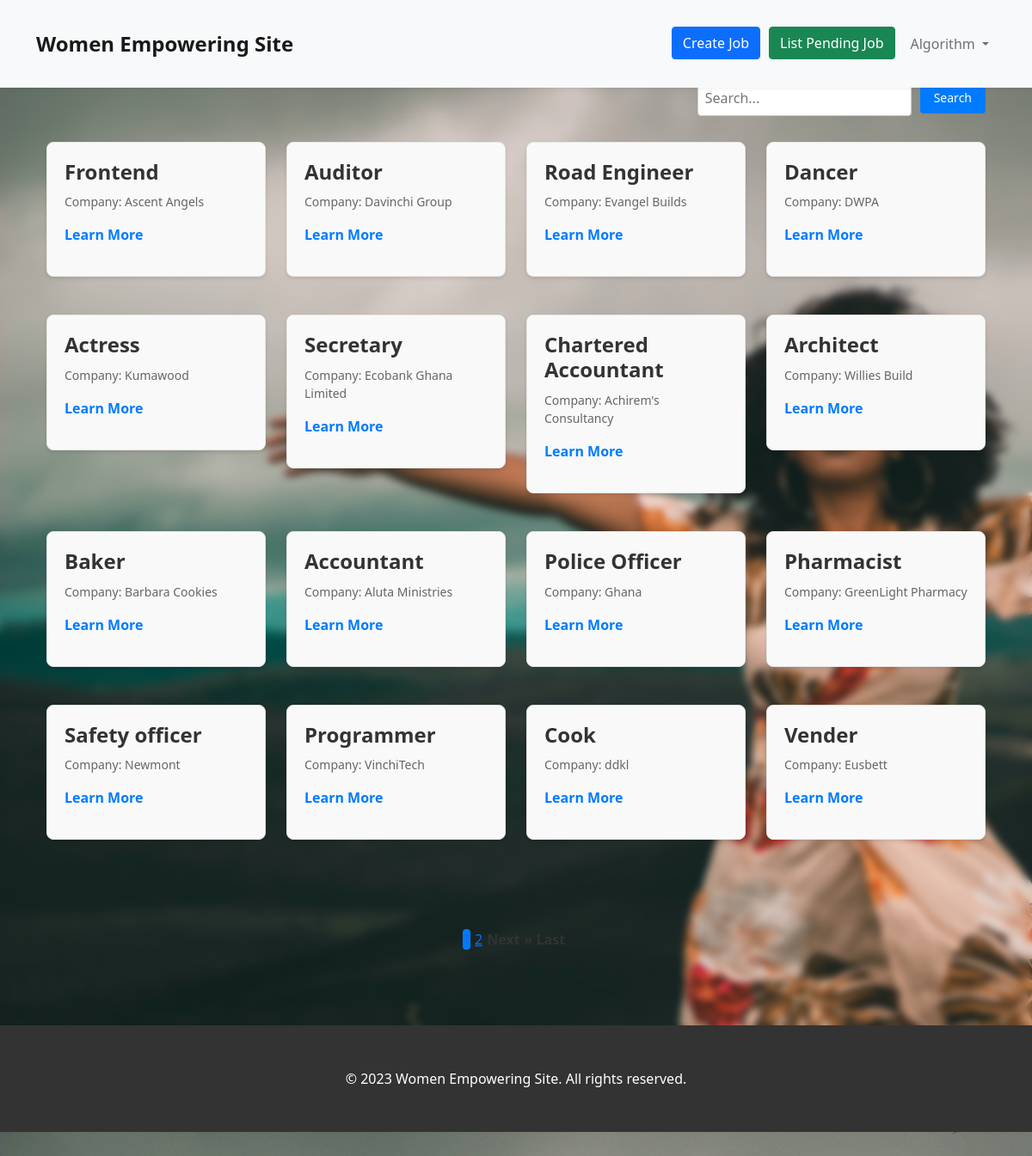
/job/ (signed in), run on the app's committed database.
### accounts/models.py (models this page shows, shortened)
class CustomUser(AbstractUser):
    GENDER_CHOICES =(
        ('M','Male'),
        ('F','Female'),
    )
    age= models.PositiveIntegerField(blank=True, null=True,default=0)
    gender = models.CharField(max_length=1, choices=GENDER_CHOICES)
    email = models.EmailField(unique=True)

### jobs/models.py (models this page shows, shortened)
class Job(models.Model):
    author= models.ForeignKey(get_user_model(),on_delete = models.CASCADE)
    title = models.CharField(max_length=50)
    description = models.TextField()
    certificate = models.FileField(upload_to='media', validators= [FileExtensionValidator(allowed_extensions=['pdf'])])
    ghana_card = models.CharField(max_length=15)
    confirm_job= models.BooleanField(default= False)
    date = models.DateTimeField(default= timezone.now)
    telephone = models.PositiveIntegerField()
    company = models.CharField(max_length=25)

### jobs/views.py (the view)
# urls.py: path('',list_job,name='list_job'),
@login_required
def list_job(request):
    jobs = Job.objects.filter(confirm_job=True).order_by('-date')
    paginator = Paginator(jobs, 16)
    page_number = request.GET.get('page', 1)
    page = paginator.get_page(page_number)
    return render(request, 'job/list_job.html', {'page': page})

### templates/job/list_job.html (shortened to what this page needs)
{% extends "base.html" %}
{% block content %}
<div class="container job-grid-content">
  <div class="search-bar-container">
    <form class="search-bar" action="{% url 'search_list' %}" method="get">
      <input type="text" name="search" class="search-input" placeholder="Search...">
      <button type="submit" class="search-btn">Search</button>
    </form>
  </div>
  <div class="row job-grid-container">
    {% for job in page %}
      <div class="col-md-3 mb-4">
        <div class="job-item">
          <h2 class="job-title">{{ job.title }}</h2>
          <p class="job-company">Company: {{ job.company }}</p>
          <p>
            <a href="{% url 'detailed_job' job.pk %}" target="_blank">Learn More</a>
          </p>
        </div>
      </div>
    {% endfor %}
  </div>
</div>
<div class="container" style="margin-bottom: 20px;">
  <div class="pagination-container">
    <ul class="pagination">
      {% for num in page.paginator.page_range %}
        <li class="pagination-item {% if num == page.number %}active{% endif %}">
          <a href="?page={{ num }}">{{ num }}</a>
        </li>
      {% endfor %}
      {% if page.has_next %}
        <li class="pagination-item">
          <a href="?page={{ page.next_page_number }}" class="pagination-next">Next</a>
        </li>
        <li class="pagination-item">
          <a href="?page={{ page.paginator.num_pages }}" class="pagination-next">&raquo; Last</a>
        </li>
      {% endif %}
    </ul>
  </div>
</div>
{% endblock content %}

### templates/base.html (shortened to what this page needs)
{% load static %}
<!DOCTYPE html>
<html>
<head>
    <link rel="stylesheet" href="{% static 'css/style.css' %}">
    <link rel="stylesheet" href="https://cdn.jsdelivr.net/npm/bootstrap@5.1.3/dist/css/bootstrap.min.css">
</head>
<body style="background-image:url('{% static 'images/woman1.jpg' %}'); background-size:cover;  backdrop-filter: blur(4px);">
    <header>
        <nav class="navbar navbar-expand-lg navbar-light bg-light">
            <div class="container">
                {% if 'job/detail' in request.path or 'job/search_results' in request.path or 'job/create_jobs' in request.path or 'job/pending' in request.path %}
                <a class="navbar-brand" href="{% url 'list_job' %}">Job Site</a>
                {% elif 'prof/detail' in request.path or 'prof/create_prof' in request.path %}
                <a class="navbar-brand" href="{% url 'list_profs' %}">Professional Cards</a>
                {% elif 'blog/detail/' in request.path or 'blog/results' in request.path %}
                <a class="navbar-brand" href="{% url 'list' %}">Documents</a>
                {% elif 'article/edit' in request.path or 'article/detail' in request.path %}
                <a class="navbar-brand" href="{% url 'article:list' %}">Articles</a>
                {% else %}
                <a class="navbar-brand" href="{% url 'home' %}">Women Empowering Site</a>
                {% endif %}
                <div class="collapse navbar-collapse" id="navbarNav">
                    <ul class="navbar-nav ms-auto">
                        {% if user.is_authenticated %}
                            {% if 'job' in request.path and 'create_job' not in request.path %}
                                <li class="nav-item">
                                    <a href="{% url 'create_job' %}" class="btn btn-primary job-btn create-job-btn">Create Job</a>
                                </li>
                            {% endif %}
                            {% if user.is_superuser and 'job' in request.path %}
                                <li class="nav-item">
                                    <a href="{% url 'pending_list' %}" class="btn btn-success job-btn list-pending-job-btn">List Pending Job</a>
                                </li>
                            {% endif %}
                            <li class="nav-item dropdown">
                                <a class="nav-link dropdown-toggle" href="#" id="navbarDropdown" role="button" data-bs-toggle="dropdown" aria-expanded="false">
                                 {{ user.username }}
                                </a>
                            </li>
                        {% endif %}
                    </ul>
                </div>
            </div>
        </nav>
    </header>
    <main>
        <div class="container">
            <div style="margin-top:-10vh;">
                {% block content %}{% endblock %}
            </div>
        </div>
    </main>
    <footer>
        <div class="container">
            <p>&copy; 2023 Women Empowering Site. All rights reserved.</p>
        </div>
    </footer>
</body>
</html>

### static/css/style.css (style rules this page uses)
body { font-family: Arial, sans-serif; margin: 0; padding: 0; background-color: #f2f2f2; }
.container { max-width: 1200px; margin: 0 auto; padding: 20px; }
.job-item { background-color: #fff; padding: 20px; border-radius: 5px; margin-bottom: 20px; box-shadow: 0 2px 5px rgba(0, 0, 0, 0.1); }
.job-title { font-size: 24px; color: #333; margin-bottom: 10px; }

### templates/base.html (style rules this page uses)
body { padding-top: 60px; font-family: 'Segoe UI', sans-serif; color: #333; min-height: 100vh; display: flex; flex-direction: column; }
header { background-color: #fff; box-shadow: 0 2px 4px rgba(0, 0, 0, 0.05); position: fixed; top: 0; left: 0; right: 0; z-index: 999; }
.navbar-brand { font-weight: bold; font-size: 1.5rem; }
main { flex-grow: 1; margin-top: 80px; margin-bottom: 8px; }
footer { background-color: #333; color: #fff; padding: 30px 0; text-align: center; }
footer p { margin: 0; }
.nav-item .job-btn { margin-right: 10px; }

### templates/job/list_job.html (style rules this page uses)
.job-item { border: 1px solid #e6e6e6; padding: 20px; box-shadow: 0 2px 4px rgba(0, 0, 0, 0.1); color: #444; background-color: #f9f9f9; width: 100%; border-radius: 8px; }
.job-item a { color: #007bff; text-decoration: none; font-weight: bold; }
.job-title { font-size: 24px; font-weight: bold; margin-bottom: 10px; }
.job-company { font-size: 14px; font-weight: 500; color: #666; }
.job-grid-container { margin-top: -10px; }
.job-grid-container::after { content: ""; display: table; clear: both; }
.job-grid-content { margin-top: 40px; }
.search-bar-container { display: flex; justify-content: flex-end; margin-top: 10px; margin-bottom: 40px; }
.search-bar { display: flex; align-items: center; }
.search-input { padding: 8px; border: 1px solid #ccc; border-radius: 4px; margin-right: 10px; }
.search-btn { background-color: #007bff; color: #fff; border: none; border-radius: 4px; padding: 8px 16px; font-size: 14px; cursor: pointer; transition: background-color 0.3s; }
.pagination-container { display: flex; justify-content: center; align-items: center; margin-top: 20px; margin-bottom: 20px; }
.pagination { display: flex; list-style: none; padding: 0; margin: 0; }
.pagination-item { margin-right: 5px; }
.pagination-prev, .pagination-next { font-size: 16px; font-weight: bold; text-decoration: none; color: #333; }
.pagination-item.active { background-color: #007bff; color: #fff; border-radius: 4px; }

### data on the page
CustomUser: username "Algorithm"
Job: title "Frontend", company "Ascent Angels"
Job: title "Auditor", company "Davinchi Group"
Job: title "Road Engineer", company "Evangel Builds"
Job: title "Dancer", company "DWPA"
Job: title "Actress", company "Kumawood"
Job: title "Secretary", company "Ecobank Ghana Limited"
Job: title "Chartered Accountant", company "Achirem's Consultancy"
Job: title "Architect", company "Willies Build"
Job: title "Baker", company "Barbara Cookies"
Job: title "Accountant", company "Aluta Ministries"
Job: title "Police Officer", company "Ghana"
Job: title "Pharmacist", company "GreenLight Pharmacy"
Job: title "Safety officer", company "Newmont"
Job: title "Programmer", company "VinchiTech"
Job: title "Cook", company "ddkl"
Job: title "Vender", company "Eusbett"

### other printed values
{{ num }} "1" "2"
